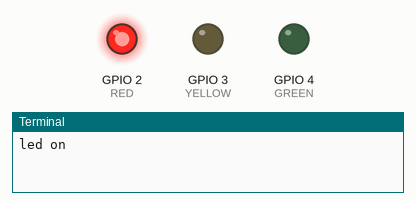
Recording of a program running on a simulated Raspberry Pi (BCM pin numbers). Parts: output pins drawn as LEDs (lit = HIGH), the last lines printed to the terminal. At 6.0 s the program stops and its outputs stay as they are.

Above: at 0.1 s.
At 2.1 s:
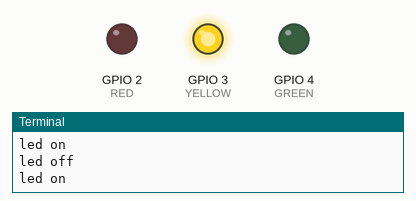
At 4.1 s:
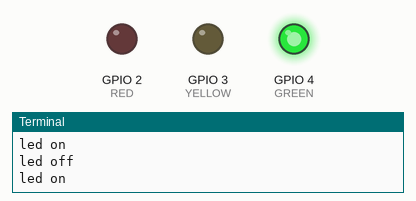
At 6.1 s:
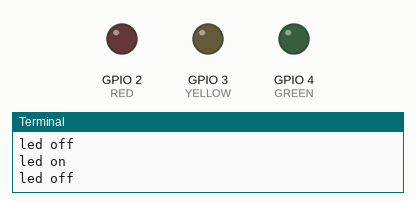
Timing chart, 0 to 7.5 s (numbered marks = the images above):
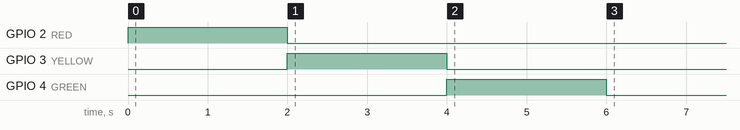

The program:

led_blink_task.py
```python
import RPi.GPIO as GPIO
import time

RED = 2
YELLOW = 3
GREEN = 4
GPIO.setmode(GPIO.BCM)  # GPIO.BCM or GRIO.BOARD
GPIO.setup(RED, GPIO.OUT)   # GPIO.OUT or GPIO.IN
GPIO.setup(YELLOW, GPIO.OUT)
GPIO.setup(GREEN, GPIO.OUT)

GPIO.output(RED, GPIO.HIGH) # 1
print("led on")
time.sleep(2)
GPIO.output(RED, GPIO.LOW) # 0
print("led off")

GPIO.output(YELLOW, GPIO.HIGH) # 1
print("led on")
time.sleep(2)
GPIO.output(YELLOW, GPIO.LOW) # 0
print("led off")

GPIO.output(GREEN, GPIO.HIGH) # 1
print("led on")
time.sleep(2)
GPIO.output(GREEN, GPIO.LOW) # 0
print("led off")

GPIO.setup(RED, GPIO.IN)
GPIO.setup(YELLOW, GPIO.IN)
GPIO.setup(GREEN, GPIO.IN)

GPIO.cleanup()  # GPIO 핀상태 초기화
```

Measured:
- by itself, GPIO 2 (RED): LOW → HIGH at 0.00 s, → LOW 2.0 s later
- by itself, GPIO 3 (YELLOW): LOW → HIGH at 2.0 s, → LOW 2.0 s later
- by itself, GPIO 4 (GREEN): LOW → HIGH at 4.0 s, → LOW 2.0 s later
